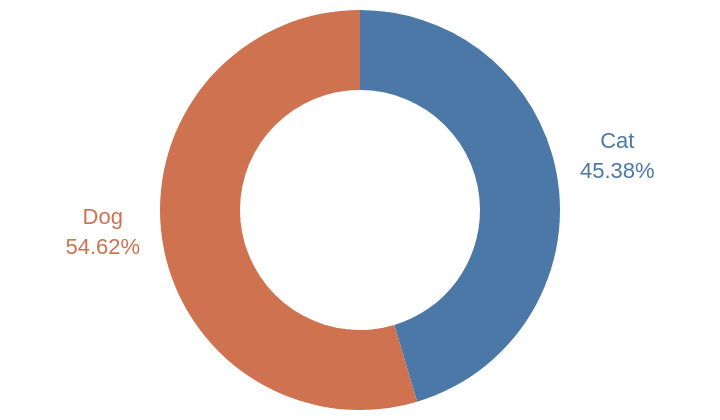

Express this chart as Vega-Lite.
### Vega-Lite specification from a JSON file in a GitHub repository (floating-point values rounded to 4 significant figures)
{"$schema": "https://vega.github.io/schema/vega-lite/v5.json", "config": {"view": {"stroke": ""}}, "width": 350, "height": 200, "description": "Overview of Dogs and Cats in US", "data": {"values": [{"Pets": "Dog", "value": 0.5462, "Owners": 42942}, {"Pets": "Cat", "value": 0.4538, "Owners": 35675}]}, "mark": {"type": "arc", "innerRadius": 50}, "encoding": {"theta": {"field": "value", "type": "quantitative", "stack": true, "scale": {"reverse": false}}, "color": {"field": "Pets", "type": "nominal", "legend": null, "scale": {"range": ["#4c78a8", "#CF7250"]}}, "tooltip": [{"field": "Pets", "type": "nominal", "title": "Pet"}, {"field": "Owners", "type": "quantitative", "format": ",", "title": "Pets Owners (1000s)"}]}, "layer": [{"mark": {"type": "arc", "innerRadius": 60}}, {"mark": {"type": "text", "radius": 130}, "encoding": {"text": {"field": "value", "type": "quantitative", "format": ".2%"}}}, {"mark": {"type": "text", "radius": 130, "dy": -15}, "encoding": {"text": {"field": "Pets", "type": "nominal", "fontWeight": "bold"}}}]}
